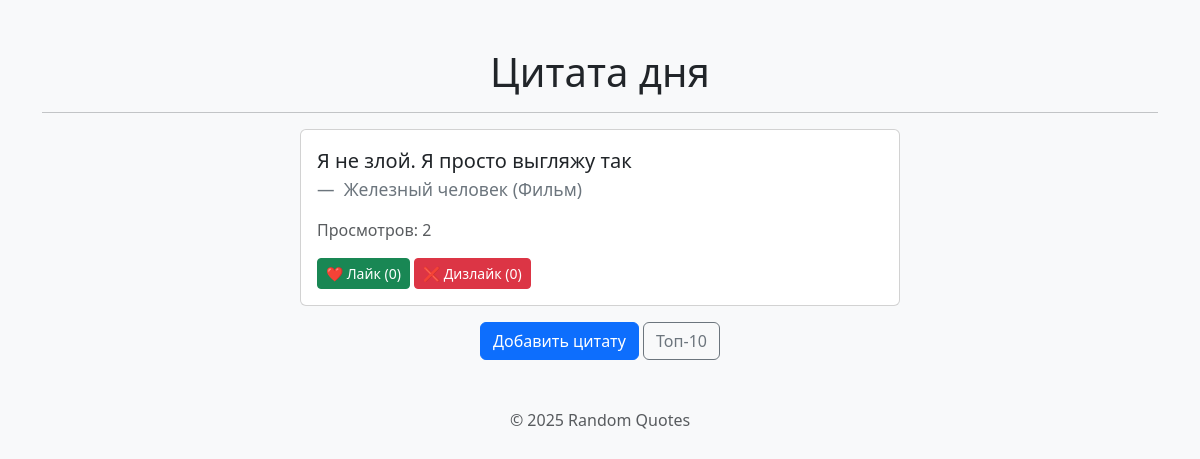
The page / on the database its author committed.
### quotes/models.py (models this page shows, shortened)
class Quote(models.Model):
    text = models.TextField(unique=True)
    source = models.ForeignKey(Source, on_delete=models.CASCADE, related_name='quotes')
    weight = models.PositiveIntegerField(default=1, help_text="Чем выше — тем чаще показывается")
    views = models.PositiveIntegerField(default=0)
    likes = models.PositiveIntegerField(default=0)
    dislikes = models.PositiveIntegerField(default=0)
    created_at = models.DateTimeField(auto_now_add=True)

class Source(models.Model):
    SOURCE_TYPE_CHOICES = [
        ('movie', 'Фильм'),
        ('book', 'Книга'),
        ('series', 'Сериал'),
        ('other', 'Другое'),
    ]
    name = models.CharField(max_length=100, unique=True)
    type = models.CharField(max_length=20, choices=SOURCE_TYPE_CHOICES)

### quotes/views.py (the view)
# urls.py: path('', views.random_quote, name='random_quote'),
def random_quote(request):
    quotes = list(Quote.objects.all())
    if not quotes:
        return render(request, 'quotes/random.html', {'quote': None})
    weighted_quotes = []
    for quote in quotes:
        weighted_quotes.extend([quote] * quote.weight)
    chosen_quote = random.choice(weighted_quotes)
    chosen_quote.views += 1
    chosen_quote.save()
    return render(request, 'quotes/random.html', {'quote': chosen_quote})

### quotes/templates/quotes/random.html (shortened to what this page needs)
{% extends 'quotes/base.html' %}
{% block content %}
    {% if quote %}
        <div class="card mx-auto" style="max-width: 600px;">
            <div class="card-body">
                <blockquote class="blockquote">
                    <p>{{ quote.text }}</p>
                    <footer class="blockquote-footer">
                        {{ quote.source.name }} ({{ quote.source.get_type_display }})
                    </footer>
                </blockquote>
                <p class="text-muted">Просмотров: {{ quote.views }}</p>
                <div>
                    <button class="btn btn-success btn-sm" onclick="like({{ quote.id }})">
                        ❤️ Лайк ({{ quote.likes }})
                    </button>
                    <button class="btn btn-danger btn-sm" onclick="dislike({{ quote.id }})">
                        ❌ Дизлайк ({{ quote.dislikes }})
                    </button>
                </div>
            </div>
        </div>
        <div class="text-center mt-3">
            <a href="{% url 'add_quote' %}" class="btn btn-primary">Добавить цитату</a>
            <a href="{% url 'top_quotes' %}" class="btn btn-outline-secondary">Топ-10</a>
        </div>
    {% else %}
        <p class="text-center">Пока нет цитат. <a href="{% url 'add_quote' %}">Добавьте первую!</a></p>
    {% endif %}
{% endblock %}

### rows shown on the page
Quote: text "Я не злой. Я просто выгляжу так", source.name "Железный человек", source.type "Фильм", views "2", likes "0", dislikes "0"
